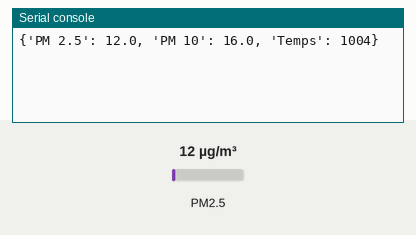
This program was run on a simulated BBC micro:bit running MicroPython. Parts: the last lines printed to the serial console. The test bench sets the inputs (shaded band); at power-on: PM2.5 12 µg/m³.

Above: at 1.2 s.
1.3 s: PM2.5 set to 6 µg/m³
At 2.6 s:
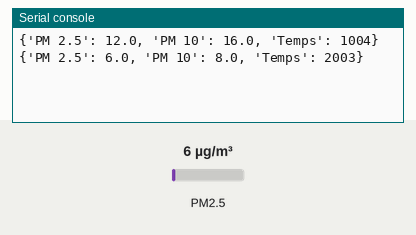
2.8 s: PM2.5 set to 75 µg/m³
At 3.6 s:
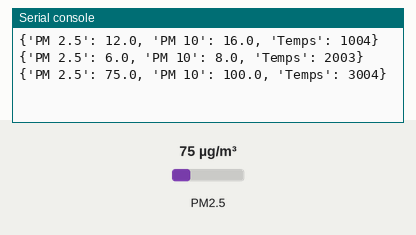
Timing chart, 0 to 5.8 s (numbered marks = the images above; inputs shaded):
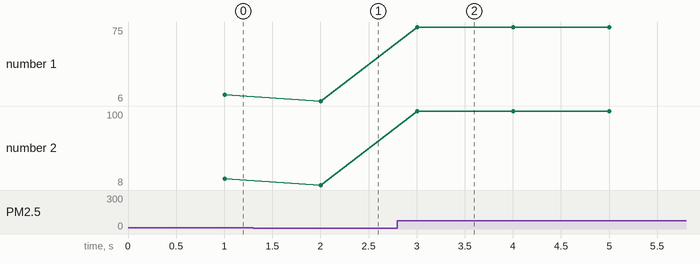

The program:

Particules_fines.py
```python
import microbit,utime
microbit.uart.init(baudrate=9600,tx = microbit.pin0, rx = microbit.pin1) # init de la liaison série du capteur de particules fines SDS011 , vitesse 9600 bauds
def verification(donnees): #on vérifie les données reçues voir doc SDS011
    checksum=sum(donnees[2:8])%256
    if (len(donnees) == 10) and (donnees[0] ==170) and (donnees[1] ==192) and (donnees[9] ==171) and (donnees[8] ==checksum) :
        return {"PM 2.5":(256*donnees[3]+donnees[2])/10, "PM 10":(256*donnees[5]+donnees[4])/10, "Temps":utime.ticks_ms()} #dictionnaires
    else:
        return {"PM 2.5":None, "PM 10":None,"Temps":utime.ticks_ms() }
while True : #boucle sans fin
    # microbit.sleep(10)
    if microbit.uart.any() : # caractères reçus depuis le capteur de particules fines SDS011 ?
        content=microbit.uart.read(10) #lecture de 10 caractères voir DOC SDS011
        message=[c for c in content] #pour transformer les 'bytes' en décimal
        microbit.uart.init(baudrate=115200) # on remet la liaison série sur l'USB et on change la vitesse à 115200 bauds
        #print(content) # Pour voir les données brutes
        #print(message) # Pour voir les données en décimal
        print(verification(message)) # Pour n'afficher que les PM 2.5 et PM 10
        microbit.uart.init(baudrate=9600,tx = microbit.pin0, rx = microbit.pin1)  # init de la liaison série du capteur de particules fines SDS011
```

Measured:
- after the input at 1.3 s, the serial console: prints a new line after 0.70 s (image 1)
- after the input at 2.8 s, the serial console: prints a new line after 0.20 s (image 2)
- plotted number 1: 12 → 6 after the input at 1.3 s, 6 → 75 after the input at 2.8 s
- plotted number 2: 16 → 8 after the input at 1.3 s, 8 → 100 after the input at 2.8 s
